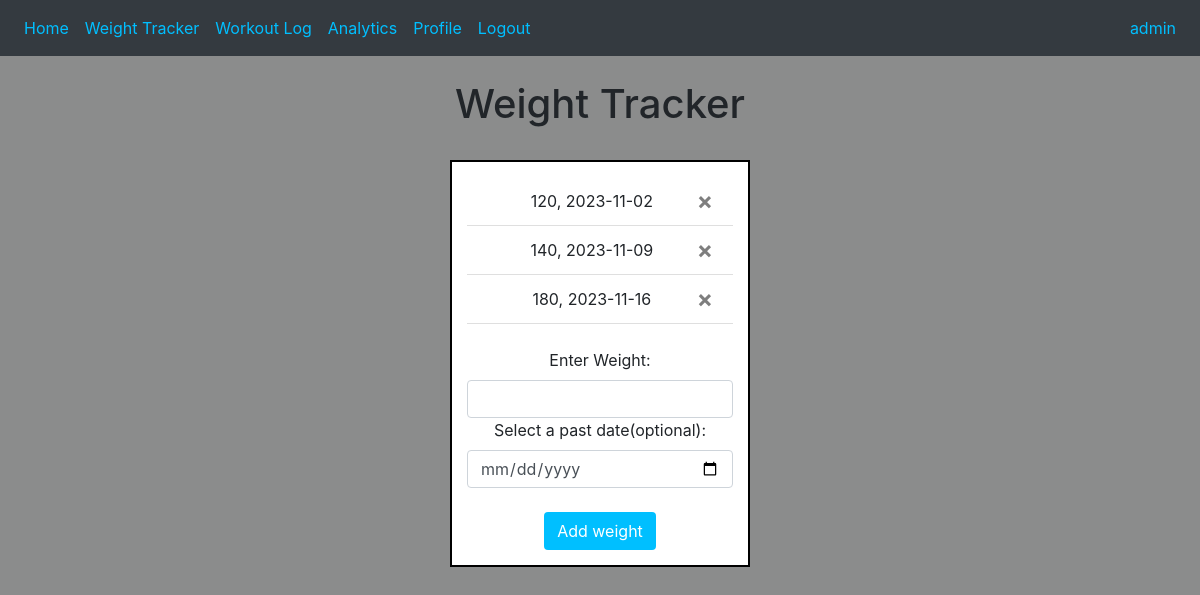
/weighttracker (signed in), run on the app's committed database.
### website/models.py (models this page shows)
class User(db.Model, UserMixin):
    id = db.Column(db.Integer, primary_key=True)
    email = db.Column(db.String(150), unique=True)
    username = db.Column(db.String(150))
    password = db.Column(db.String(150))
    weightLog = db.relationship('Weight')
    workoutLog = db.relationship('Workout')

class Weight(db.Model):
    id = db.Column(db.Integer, primary_key=True)
    data = db.Column(db.String(10))
    date = db.Column(Date)
    user_id = db.Column(db.Integer, db.ForeignKey('user.id'))

### website/views.py (the view, shortened to what this page needs)
@views.route('/weighttracker', methods=['GET', 'POST'])
@login_required
def weighttracker():
    return render_template("weight_tracker.html", user=current_user)

### website/__init__.py (called while the page is built)
def create_app():
    app = Flask(__name__)
    app.config['SECRET_KEY'] = '123'
    app.config['SQLALCHEMY_DATABASE_URI'] = f'sqlite:///{DB_NAME}'
    db.init_app(app)
    from .views import views
    from .auth import auth
    app.register_blueprint(views, url_prefix='/')
    app.register_blueprint(auth, url_prefix='/')
    from .models import User, Weight
    with app.app_context():
        db.create_all()
    login_manager =  LoginManager()
    login_manager.login_view = 'auth.login'
    login_manager.init_app(app)
    @login_manager.user_loader
    def load_user(id):
        return User.query.get(int(id))
    return app

### website/templates/weight_tracker.html (shortened to what this page needs)
{% extends "base.html" %}
{% block content %}
<br>
<head>
  <link rel="stylesheet" type="text/css" href="static/styles.css">
  <h1>Weight Tracker</h1>
</head>
<body>
  <br>
  <div class="weight-tracker">
    <ul class="list-group list-group-flush center-list" id="weights">
      {% for weight in user.weightLog %}
      <li class="list-group-item weight-item">
        {{ weight.data }}, {{ weight.date.strftime("%Y-%m-%d") }}
        <button type="button" class="close" onClick="deleteWeight({{ weight.id }})">
          <span aria-hidden="true">&times;</span>
        </button>
      </li>
      {% endfor %}
    </ul>
    <br>
    <form method="POST">
      <label for="weight">Enter Weight:</label>
      <input type="text" name="weight" id="weight" class="form-control weight-item" required pattern="[0-9]+">
      <label for="selected-date">Select a past date(optional):</label>
      <input type="date" name="selected-date" id="selected-date" class="form-control date-item">
      <br />
      <button type="submit" class="btn btn-custom">Add weight</button>
    </form>
  </div>
</body>
{% endblock %}

### website/templates/base.html (shortened to what this page needs)
<!DOCTYPE html>
<html>
  <head>
    <link rel="stylesheet" type="text/css" href="static/styles.css">
    <link
      rel="stylesheet"
      href="https://stackpath.bootstrapcdn.com/bootstrap/4.4.1/css/bootstrap.min.css"
    />
    <link
      rel="stylesheet"
      href="https://stackpath.bootstrapcdn.com/font-awesome/4.7.0/css/font-awesome.min.css"
    />
  </head>
  <body>
    <nav class="navbar navbar-expand-lg navbar-dark bg-dark">
      <div class="collapse navbar-collapse" id="navbar">
        <div class="navbar-nav">
          {% if user.is_authenticated %}
          <a class="nav-item nav-link" id="home" href="/">Home</a>
          <a class="nav-item nav-link" id="weighttracker" href="/weighttracker">Weight Tracker</a>
          <a class="nav-item nav-link" id="workoutlog" href="/workoutlog">Workout Log</a>
          <a class="nav-item nav-link" id="analytics" href="/analytics">Analytics</a>
          <a class="nav-item nav-link" id="profile" href="/profile">Profile</a>
          <a class="nav-item nav-link" id="logout" href="/logout">Logout</a>
          {% else %}
          <a class="nav-item nav-link" id="login" href="/login">Login</a>
          <a class="nav-item nav-link" id="signUp" href="/sign-up">Sign Up</a>
          {% endif %}
        </div>
        <div class="navbar-nav ml-auto">
          {% if user.is_authenticated %}
          <a class="nav-item nav-link" id="profile" href="/profile">{{ user.username }}</a>
          {% endif %}
        </div>
      </div>
    </nav>
    <div class="content-container">{% block content %} {% endblock %}</div>
  </body>
</html>

### website/static/styles.css (style rules this page uses)
.weight-tracker { text-align: center; margin: 0 auto; padding: 15px; max-width: 300px; border: 2px solid #000000; background-color: rgb(255, 255, 255); }
h1 { text-align: center; }
.content-container { background-color: rgb(139, 140, 140); background-size: cover; }
body { background-color: rgb(139, 140, 140); background-size: cover; }
.navbar .navbar-nav .nav-item.nav-link { color: #00bfff; }
.btn-custom { background-color: #00bfff; color: white; }

### data on the page
User: username "admin"
Weight: data "120", date "2023-11-02"
Weight: data "140", date "2023-11-09"
Weight: data "180", date "2023-11-16"
